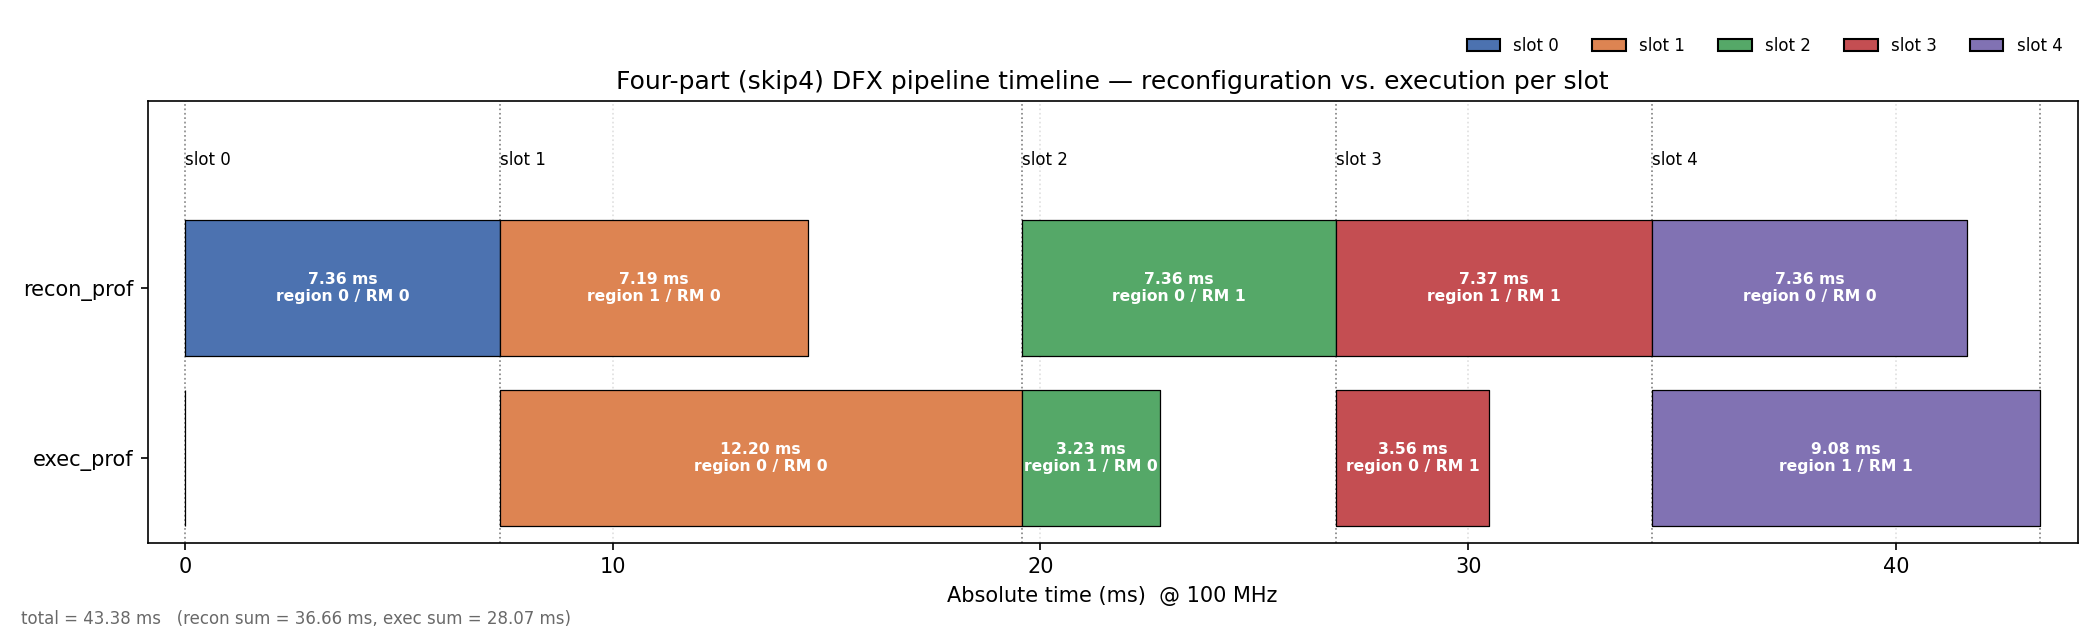

Recreate this plot in Python.
#!/usr/bin/env python3
"""Visualise the four-part (skip4) DFX pipeline as a two-lane timeline.

Reads the ``skip4_exp_perf`` table from the project DuckDB result store and
draws a Gantt-style timeline with two lanes:

    lane 1 (top)    : recon_prof  -- partial-bitstream reconfiguration time
    lane 2 (bottom) : exec_prof   -- ML-kernel execution time

Each row of the table (one DFX Manager slot) contributes one box to each
lane.  Both boxes of a slot start at the same absolute time, and the *next*
slot starts at the larger of the two end times -- i.e.

    t_start[i+1] = t_start[i] + max(recon_prof[i], exec_prof[i])

so the timeline reflects the double-buffered schedule, where region R is
reconfigured while the previously-loaded region is still executing.

Profiling counters are clock cycles; they are converted to milliseconds at
the build clock (``clk_frq`` ~ 100 MHz).  The figure and this script live
together under ``images/perf/``.
"""

import os
import shutil
import tempfile

import duckdb
import numpy as np
import matplotlib
matplotlib.use("Agg")          # headless / batch rendering
import matplotlib.pyplot as plt
from matplotlib.patches import Patch


# ----------------------------------------------------------------------------
# paths / constants
# ----------------------------------------------------------------------------
DB_PATH  = "/media/tanawin/tanawin1701e/project8/dfx4ml/experiment/dfx4ml_result"
TABLE    = "skip4_exp_perf"
OUT_DIR  = os.path.dirname(os.path.abspath(__file__))
OUT_PNG  = os.path.join(OUT_DIR, "skip4_perf.png")

CLK_FREQ = 99999001.0          # build clock (Hz), ~100 MHz -> cycles -> ms
NUM_RM   = 2                   # RM variants per PR region (skip4: 2 regions x 2 RMs)

# lane geometry: (bottom, height) for broken_barh; recon sits on top
RECON_LANE = (1.10, 0.80)
EXEC_LANE  = (0.10, 0.80)

COLORS = ["#4C72B0", "#DD8452", "#55A868", "#C44E52", "#8172B3",
          "#937860", "#DA8BC3", "#8C8C8C"]


# ----------------------------------------------------------------------------
# data loading
# ----------------------------------------------------------------------------
def load_df():
    """Return the skip4_exp_perf table as a DataFrame, ordered by slot.

    The live DuckDB file is often locked by a GUI client (DataGrip), so we
    copy it to a temporary file and open that copy read-only.
    """
    tmp = tempfile.NamedTemporaryFile(suffix=".duckdb", delete=False).name
    shutil.copy(DB_PATH, tmp)
    try:
        con = duckdb.connect(tmp, read_only=True)
        df  = con.execute(f"SELECT * FROM {TABLE} ORDER BY slot").fetchdf()
        con.close()
    finally:
        os.remove(tmp)
    return df


def decode_rm(v):
    """One-hot RM select -> (region, rm); (-1, -1) if no bit set.

    Bit layout (see example/multi_region_test*/): bit = region*NUM_RM + rm,
    i.e. bit0=r0/rm0, bit1=r0/rm1, bit2=r1/rm0, bit3=r1/rm1.
    """
    v = int(v)
    if v <= 0:
        return -1, -1
    b = v.bit_length() - 1
    return b // NUM_RM, b % NUM_RM


# ----------------------------------------------------------------------------
# plotting
# ----------------------------------------------------------------------------
def main():
    df = load_df()
    print(df.to_string())

    cyc2ms = 1.0e3 / CLK_FREQ
    recon  = df["recon_prof"].to_numpy(dtype=float) * cyc2ms
    execp  = df["exec_prof"].to_numpy(dtype=float) * cyc2ms
    slots  = df["slot"].tolist()

    # absolute start time of each slot: next box begins at the later of the
    # two lane end-times of the current slot.
    n      = len(df)
    starts = np.zeros(n)
    for i in range(1, n):
        starts[i] = starts[i - 1] + max(recon[i - 1], execp[i - 1])
    total = starts[-1] + max(recon[-1], execp[-1])

    fig, ax = plt.subplots(figsize=(14, 4.2))

    def draw_lane(lane, durs, rm_col):
        """Draw one lane's boxes + per-box labels (duration, RM part)."""
        for i in range(n):
            c = COLORS[i % len(COLORS)]
            ax.broken_barh([(starts[i], durs[i])], lane,
                           facecolors=c, edgecolor="black", linewidth=0.6)
            region, rm = decode_rm(df[rm_col].iloc[i])
            cx = starts[i] + durs[i] / 2.0
            cy = lane[0] + lane[1] / 2.0
            tag = f"\nregion {region} / RM {rm}" if rm >= 0 else ""
            # only label boxes wide enough to hold text; skip the ~1-cycle ones
            if durs[i] >= 0.04 * total:
                ax.text(cx, cy, f"{durs[i]:.2f} ms{tag}",
                        ha="center", va="center", fontsize=7.5,
                        color="white", fontweight="bold")

    draw_lane(RECON_LANE, recon, "recon_rm_sel")
    draw_lane(EXEC_LANE,  execp, "exec_rm_sel")

    # slot-boundary guides + slot labels along the top
    for i in range(n):
        ax.axvline(starts[i], color="grey", ls=":", lw=0.8, zorder=0)
        ax.text(starts[i], RECON_LANE[0] + RECON_LANE[1] + 0.30,
                f"slot {slots[i]}", ha="left", va="bottom",
                fontsize=8, color="black")
    ax.axvline(total, color="grey", ls=":", lw=0.8, zorder=0)

    # axes cosmetics
    ax.set_xlim(-0.02 * total, total * 1.02)
    ax.set_ylim(0.0, RECON_LANE[0] + RECON_LANE[1] + 0.7)
    ax.set_yticks([EXEC_LANE[0]  + EXEC_LANE[1]  / 2.0,
                   RECON_LANE[0] + RECON_LANE[1] / 2.0])
    ax.set_yticklabels(["exec_prof", "recon_prof"])
    ax.set_xlabel("Absolute time (ms)  @ %.0f MHz" % (CLK_FREQ / 1e6))
    ax.set_title("Four-part (skip4) DFX pipeline timeline "
                 "— reconfiguration vs. execution per slot")
    ax.grid(axis="x", ls=":", alpha=0.4)
    ax.set_axisbelow(True)

    legend = [Patch(facecolor=COLORS[i % len(COLORS)], edgecolor="black",
                    label=f"slot {slots[i]}") for i in range(n)]
    ax.legend(handles=legend, loc="upper right", ncol=n, frameon=False,
              fontsize=8, bbox_to_anchor=(1.0, 1.18))

    fig.text(0.01, 0.01,
             f"total = {total:.2f} ms   "
             f"(recon sum = {recon.sum():.2f} ms, "
             f"exec sum = {execp.sum():.2f} ms)",
             fontsize=8, color="dimgray")

    fig.tight_layout()
    fig.savefig(OUT_PNG, dpi=150)
    print("saved:", OUT_PNG)


if __name__ == "__main__":
    main()
